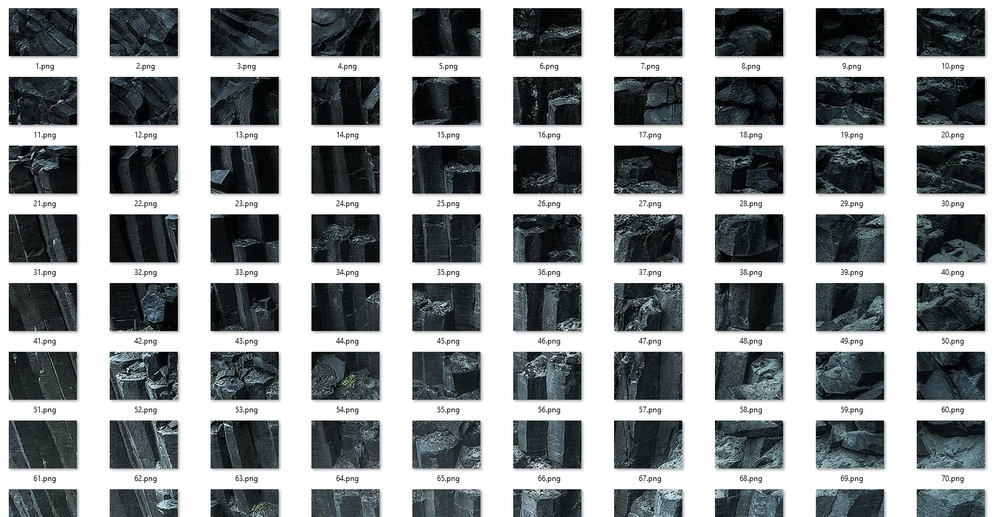
#> input picture Examples/10 sheets.jpg, 1000 x 517 px, shrunk from 1586 x 820 before the run
$ python posterCutter.py
#> lines starting #> are read from the running program, lines starting #| are printed output that depends on the picture
from PIL import Image
import sys

print("Enter full path to file name for example: ...\Folder\my image.png ")
name = input()
#> the answer given: Examples/10 sheets.jpg
im = Image.open(name)
#> im is the input picture: PIL image 1000x517 RGB; mean R, G, B 147.7, 151.7, 153.2

print("Image resolution: ", str(im.width), str(im.height))
#| Image resolution:  1000 517
print("Enter count of sheets: ")
n = int(input())
#> the answer given: 3
size_w = int(im.width/n)
#> size_w = 333
size_h = int(size_w/1.4142857)
#> size_h = 235
print("Size of single sheet : ",str(size_w), str(size_h))
#| Size of single sheet :  333 235

i = round(im.width/size_w)
#> i = 3
j = round(im.height/size_h)
#> j = 2
print("Poster size in sheet: ",i, j)
#| Poster size in sheet:  3 2

a = 0
b = 0
c = size_w
#> c = 333
d = size_h
#> d = 235
counter = 0
for y in range(j):
    for x in range(i):
        counter += 1
        Current_im = im.crop((a,b,c,d))
        Current_im.save(str(counter)+'.png')
        a+=size_w
        c+=size_w
        print("Image № "+str(counter)+" saves as"+str(counter)+".png")

    a = 0
    c = size_w
    b+=size_h
    d+=size_h
#> this loop made 2 passes
#> pass 1, `Current_im.save(str(counter)+'.png')`:
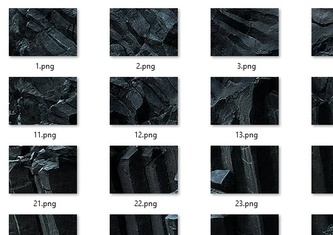
#> saved as 1.png: PIL image 333x235 RGB; mean R, G, B 144.4, 147.2, 148.8
#> pass 1, `Current_im.save(str(counter)+'.png')`:
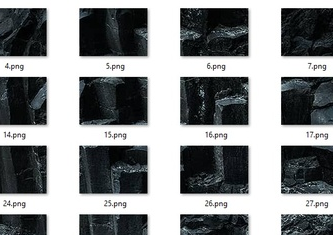
#> saved as 2.png: PIL image 333x235 RGB; mean R, G, B 138.1, 140.6, 141.7
#> pass 1, `Current_im.save(str(counter)+'.png')`:
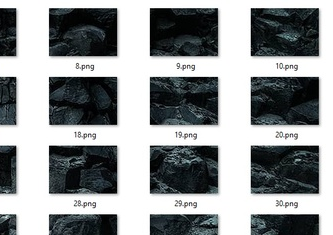
#> saved as 3.png: PIL image 333x235 RGB; mean R, G, B 144.6, 147.9, 149.1
#> pass 2, `Current_im.save(str(counter)+'.png')`:
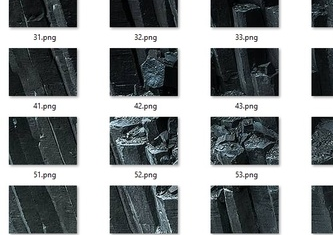
#> saved as 4.png: PIL image 333x235 RGB; mean R, G, B 146, 149.8, 150.9
#> after the loop:
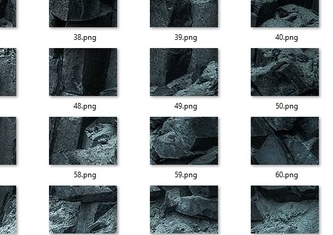
#> Current_im: PIL image 333x235 RGB; mean R, G, B 151, 156.9, 158.8
#> after the loop, b = 470; counter = 6; d = 705

print("Done!")

$ run again, on Examples/using.jpg
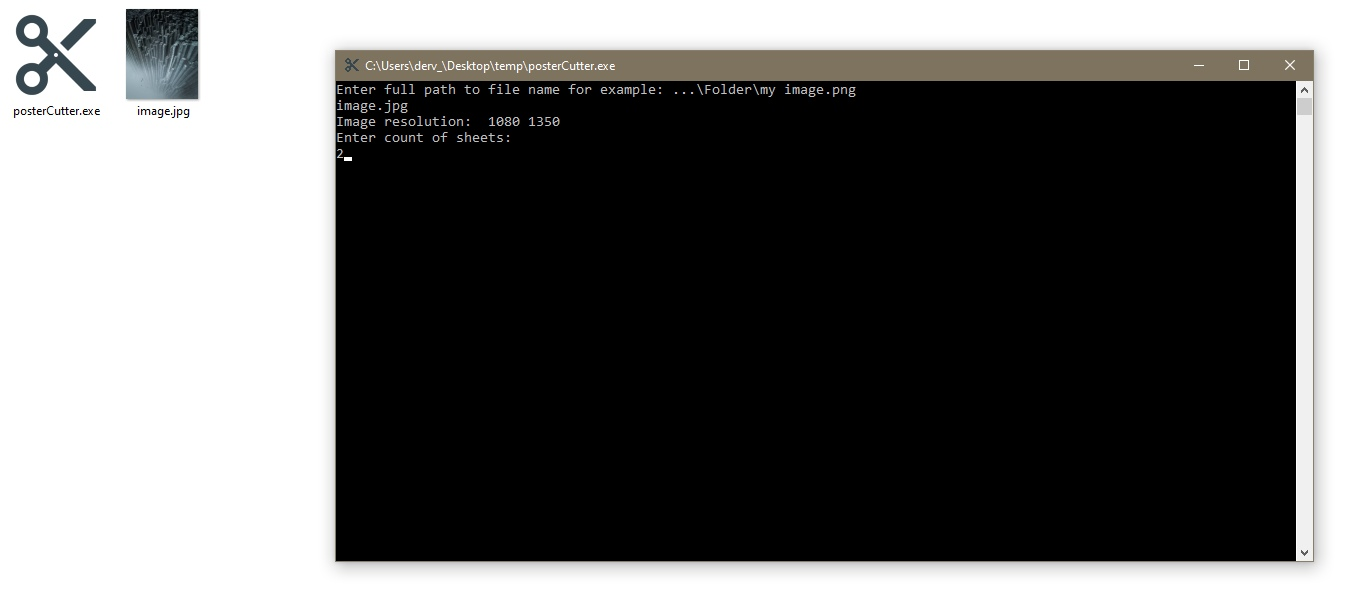
#> input picture Examples/using.jpg, 1371 x 614 px
#> im is the input picture: PIL image 1371x614 RGB; mean R, G, B 107.7, 107.5, 106.8
#| Image resolution:  1371 614
#| Size of single sheet :  457 323
#| Poster size in sheet:  3 2
#> the loop `for y in range(j):` made 2 passes
#> pass 1, `Current_im.save(str(counter)+'.png')`:
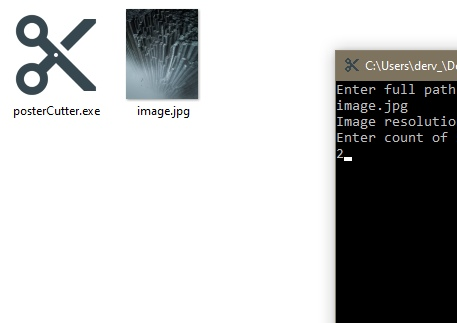
#> saved as 1.png: PIL image 457x323 RGB; mean R, G, B 189.9, 190.5, 190.4
#> after the loop `for y in range(j):`:
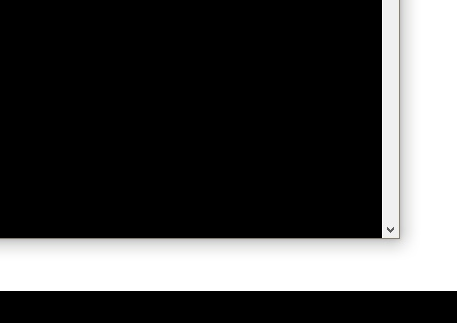
#> Current_im: PIL image 457x323 RGB; mean R, G, B 69.9, 69.9, 69.8
#> after the loop `for y in range(j):`: b = 646; counter = 6; d = 969
